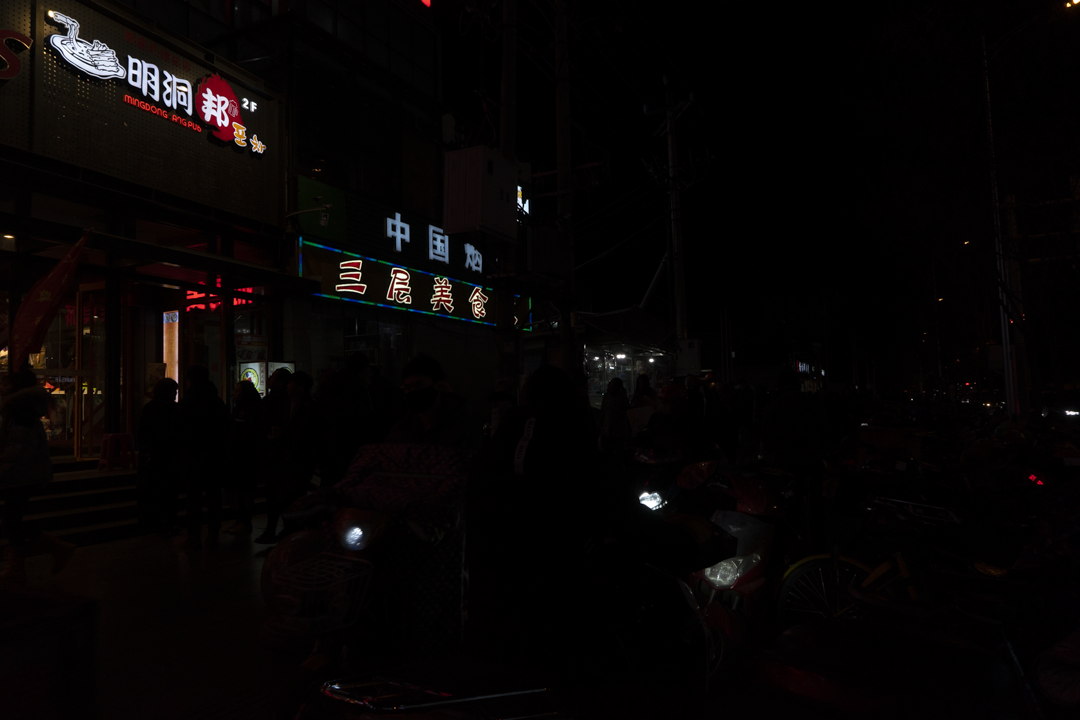
#> input picture Computer_Vision/VLight_Code/assets/input_images/street_scene.png, 1080 x 720 px
$ python run_vlight_vs_vevid.py
#> lines starting #> are read from the running program, lines starting #| are printed output that depends on the picture
### Computer_Vision/VLight_Code/phycv/vlight.py
import numpy as np
import cv2

from .utils import normalize

class VLight:
    def __init__(self, row=None, col=None):
        """Initialize the VLight class

        Args:
            row (int, optional): height of the image to be processed. Defaults to None.
            col (int, optional): width of the image to be processed. Defaults to None.
        """
        self.row = row
        self.col = col
        self.vlight_lut = None
        self.v = None

    def generate_vlight_lut(self, v):
        """
        Generates and updates the lookup table for VLight based on the parameter v.
        The LUT is kept in floating-point precision for accurate calculations.

        Args:
        - v (float): VLight parameter.
        """
        if self.v == v and self.vlight_lut is not None:
            return

        b = 1 / (5 * v + 0.05)
        G = 1 - v**2

        # Generate LUT using vectorized operations for efficiency
        pixel_values = np.linspace(0, 1, 256, dtype=np.float32)
        lut_values = np.arctan2(-G * (pixel_values + b), pixel_values)
        lut_values = np.interp(lut_values, (lut_values.min(), lut_values.max()), (0, 255)).astype(np.uint8)

        self.vlight_lut = lut_values
        self.v = v

    def load_img(self, img_file=None, img_array=None):
        """load the image from an ndarray or from an image file

        Args:
            img_file (str, optional): path to the image. Defaults to None.
            img_array (np.ndarray, optional): image in the form of np.ndarray. Defaults to None.
        """
        if img_array is not None:
            # directly load the image from numpy array
            self.img_bgr = img_array
            self.row = img_array.shape[0]
            self.col = img_array.shape[1]
        else:
            # load the image from the image file
            self.img_bgr = cv2.imread(img_file)
            if not self.row and not self.col:
                self.row = self.img_bgr.shape[0]
                self.col = self.img_bgr.shape[1]
            else:
                self.img_bgr = cv2.resize(self.img_bgr, [self.col, self.row])

        # Check and convert float images to 8-bit if in range [0, 1]
        if self.img_bgr.dtype == np.float32 or self.img_bgr.dtype == np.float64:
            self.img_bgr = (self.img_bgr * 255).astype(np.uint8)

    def apply_kernel(self, v, color=False, lut=True):
        """
        Override the apply_kernel method to use the LUT-based approach for faster processing.

        Args:
        - img_array (np.ndarray): Input image array in BGR format.
        - v (float): VLight parameter for LUT generation.
        - color (bool, optional): Whether to apply the transformation to the S (color) channel instead of V. Defaults to False.
        - lut (bool, optional): Whether to apply the lut acceleration or not, defaults to True
        Returns:
        - np.ndarray: Enhanced image in BGR format.
        """
        if color:
            channel = 1
        else:
            channel = 2

        if lut is True:
            # Convert the image from BGR to HSV
            self.img_hsv = cv2.cvtColor(self.img_bgr, cv2.COLOR_BGR2HSV)

            # Generate the LUT based on the vlight parameter
            self.generate_vlight_lut(v)

            # Apply LUT to the selected channel (V or S)
            self.img_hsv[:, :, channel] = cv2.LUT(self.img_hsv[:, :, channel], self.vlight_lut)

            # Convert the image back to BGR format
            self.vlight_output = cv2.cvtColor(self.img_hsv, cv2.COLOR_HSV2BGR)
        else:
            self.img_hsv = cv2.cvtColor(self.img_bgr, cv2.COLOR_BGR2HSV) / 255.0
            vlight_input = self.img_hsv[:, :, channel]
            b = 1 / (5 * v + 0.05)
            G = 1 - v**2
            vlight_phase = np.arctan2(-G * (vlight_input + b), vlight_input)
            vlight_phase_norm = normalize(vlight_phase)
            self.img_hsv[:, :, channel] = vlight_phase_norm
            self.img_hsv = (self.img_hsv * 255).astype(np.uint8)
            self.vlight_output = cv2.cvtColor(self.img_hsv, cv2.COLOR_HSV2BGR)

    def run(self, img_file, v, color=False, lut=True):
        """run the VLight algorithm

        Args:
            - img_file (str): path to the image
            - v (float): VLight Parameteter
            - color (bool, optional): whether to run color enhancement. Defaults to False.
            - lut (bool, optional): Whether to apply the lut acceleration or not, defaults to True
        Returns:
            np.ndarray: enhanced image
        """
        self.load_img(img_file=img_file)
        self.apply_kernel(v=v, color=color, lut=lut)

        return self.vlight_output

    # [14 lines left out: function run_img_array, not called in this run]

### Computer_Vision/VLight_Code/phycv/vevid.py
import cv2
import numpy as np
from numpy.fft import fft2, fftshift, ifft2

from .utils import cart2pol, normalize


class VEVID:
    def __init__(self, h=None, w=None):
        """initialize the VEVID CPU version class

        Args:
            h (int, optional): height of the image to be processed. Defaults to None.
            w (int, optional): width of the image to be processed. Defaults to None.
        """
        self.h = h
        self.w = w

    def load_img(self, img_file=None, img_array=None):
        """load the image from an ndarray or from an image file

        Args:
            img_file (str, optional): path to the image. Defaults to None.
            img_array (np.ndarray, optional): image in the form of np.ndarray. Defaults to None.
        """
        if img_array is not None:
            # directly load the image from numpy array
            self.img_bgr = img_array
            self.h = img_array.shape[0]
            self.w = img_array.shape[1]
        else:
            # load the image from the image file
            self.img_bgr = cv2.imread(img_file)
            if not self.h and not self.w:
                self.h = self.img_bgr.shape[0]
                self.w = self.img_bgr.shape[1]
            else:
                self.img_bgr = cv2.resize(self.img_bgr, [self.w, self.h])

        self.img_hsv = cv2.cvtColor(self.img_bgr, cv2.COLOR_BGR2HSV) / 255.0

    def init_kernel(self, S, T):
        """initialize the phase kernel of VEViD

        Args:
            S (float): phase strength
            T (float): variance of the spectral phase function
        """
        # create the frequency grid
        u = np.linspace(-0.5, 0.5, self.h)
        v = np.linspace(-0.5, 0.5, self.w)
        [U, V] = np.meshgrid(u, v, indexing="ij")
        # construct the kernel
        [self.THETA, self.RHO] = cart2pol(U, V)
        self.vevid_kernel = np.exp(-self.RHO**2 / T)
        self.vevid_kernel = (self.vevid_kernel / np.max(abs(self.vevid_kernel))) * S

    def apply_kernel(self, b, G, color=False, lite=False):
        """apply the phase kernel onto the image

        Args:
            b (float): regularization term
            G (float): phase activation gain
            color (bool, optional): whether to run color enhancement. Defaults to False.
            lite (bool, optional): whether to run VEViD lite. Defaults to False.
        """
        if color:
            channel_idx = 1
        else:
            channel_idx = 2
        vevid_input = self.img_hsv[:, :, channel_idx]
        if lite:
            vevid_phase = np.arctan2(-G * (vevid_input + b), vevid_input)
        else:
            vevid_input_f = fft2(vevid_input + b)
            img_vevid = ifft2(vevid_input_f * fftshift(np.exp(-1j * self.vevid_kernel)))
            vevid_phase = np.arctan2(G * np.imag(img_vevid), vevid_input)
        vevid_phase_norm = normalize(vevid_phase)
        self.img_hsv[:, :, channel_idx] = vevid_phase_norm
        self.img_hsv = (self.img_hsv * 255).astype(np.uint8)
        self.vevid_output = cv2.cvtColor(self.img_hsv, cv2.COLOR_HSV2BGR)

    def run(self, img_file, S, T, b, G, color=False):
        """run the full VEViD algorithm

        Args:
            img_file (str): path to the image
            S (float): phase strength
            T (float): variance of the spectral phase function
            b (float): regularization term
            G (float): phase activation gain
            color (bool, optional): whether to run color enhancement. Defaults to False.

        Returns:
            np.ndarray: enhanced image
        """
        self.load_img(img_file=img_file)
        self.init_kernel(S, T)
        self.apply_kernel(b, G, color, lite=False)

        return self.vevid_output

    # [36 lines left out: functions run_lite, run_array, not called in this run]

### Computer_Vision/VLight_Code/phycv/utils.py
import numpy as np


def normalize(x):
    """normalize the input to 0-1

    Args:
        x (np.ndarray or torch.Tensor): input array or tensor

    Returns:
        np.ndarray or torch.Tensor
    """
    return (x - x.min()) / (x.max() - x.min())


def cart2pol(x, y):
    """convert cartesian coordiates to polar coordinates

    Args:
        x (np.ndarray): cartesian coordinates in x direction
        y (np.ndarray): cartesian coordinates in y direction

    Returns:
        tuple: polar coordinates theta and rho
    """
    theta = np.arctan2(y, x)
    rho = np.hypot(x, y)
    return (theta, rho)


# [48 lines left out: functions denoise, morph, not called in this run]

### Computer_Vision/VLight_Code/run_vlight_vs_vevid.py
import os
import cv2
import matplotlib.pyplot as plt
from PIL import Image

from phycv.vlight import VLight
from phycv.vevid import VEVID

def main():
    # indicate image file, height and width of the image
    img_file = "./assets/input_images/street_scene.png"
    original_image = cv2.imread(img_file)  # Load the original image in BGR format
#> original_image is the input picture: shape (720, 1080, 3); mean B, G, R 4.8, 4.8, 7.6
    output_path = "./output/"
    if not os.path.exists(output_path):
        os.makedirs(output_path)

    # VLight parameters
    v = 0.90

    # Run VLight CPU version (expects and outputs BGR)
    vlight_cpu = VLight()
    vlight_output_cpu = vlight_cpu.run(img_file=img_file, v=v, color=False, lut=True)
#> in apply_kernel, `self.img_hsv = cv2.cvtColor(self.img_bgr, cv2.COLOR_BGR2HSV)`: self.img_hsv: shape (720, 1080, 3); mean H, S, V 65.1, 178.4, 8
#> in apply_kernel, `self.img_hsv[:, :, channel] = cv2.LUT(self.img_hsv[:, :, channel], sel..`: self.img_hsv: shape (720, 1080, 3); mean H, S, V 65.1, 178.4, 64.2
#> in apply_kernel, `self.vlight_output = cv2.cvtColor(self.img_hsv, cv2.COLOR_HSV2BGR)`:
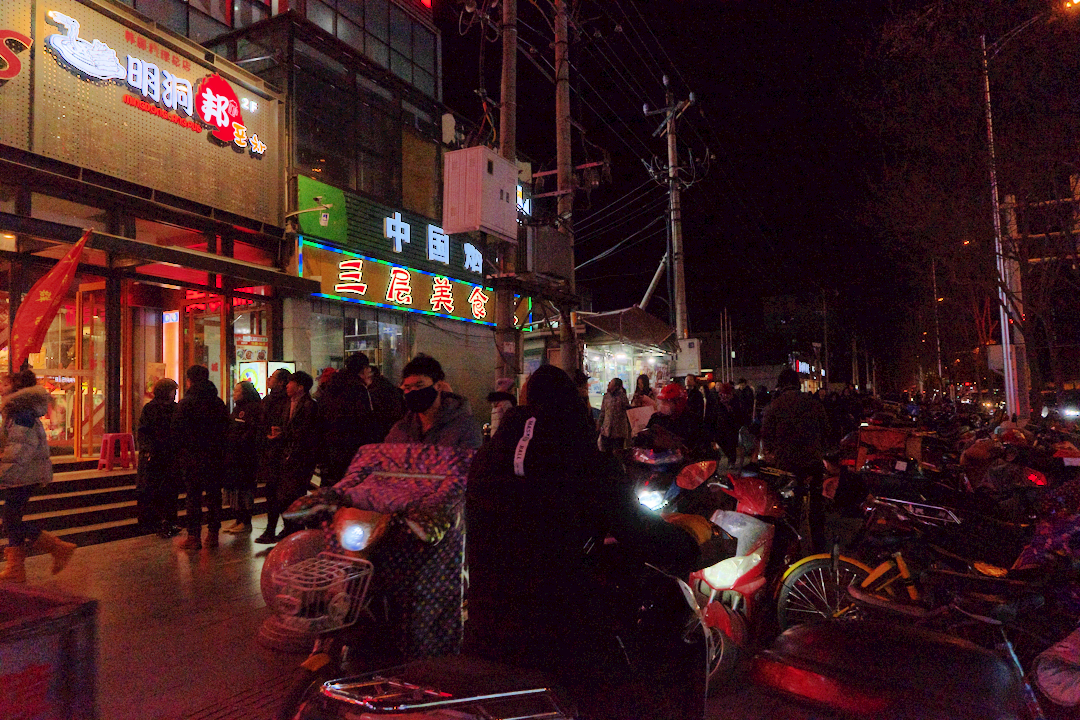
#> self.vlight_output: shape (720, 1080, 3); mean B, G, R 31.9, 30.7, 62.9

    # Run VEViD CPU version (expects and outputs BGR)
    vevid_cpu = VEVID()
    vevid_output_cpu = vevid_cpu.run(img_file=img_file, S=1, T=0.01, b=(1 / (5 * v + 0.05)), G=(1 - v**2))
#> in cart2pol, `theta = np.arctan2(y, x)`:
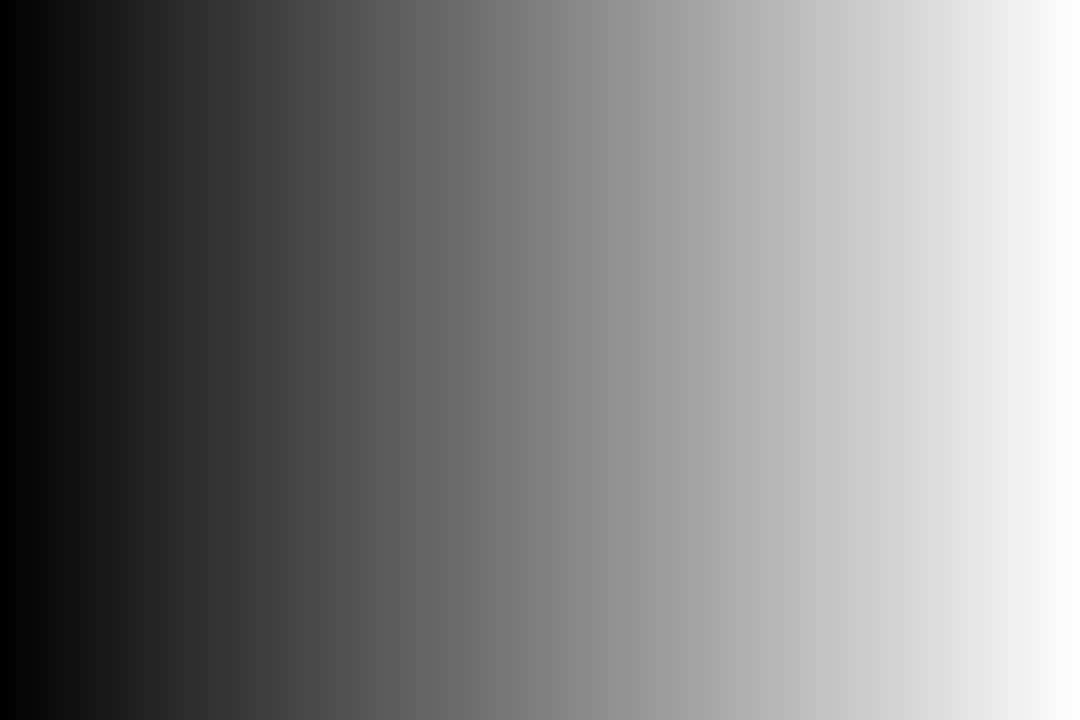
#> y: shape (720, 1080) float64; min -0.5, max 0.5, mean 1.2e-17; drawn with min black and max white
#> in cart2pol, `rho = np.hypot(x, y)`:
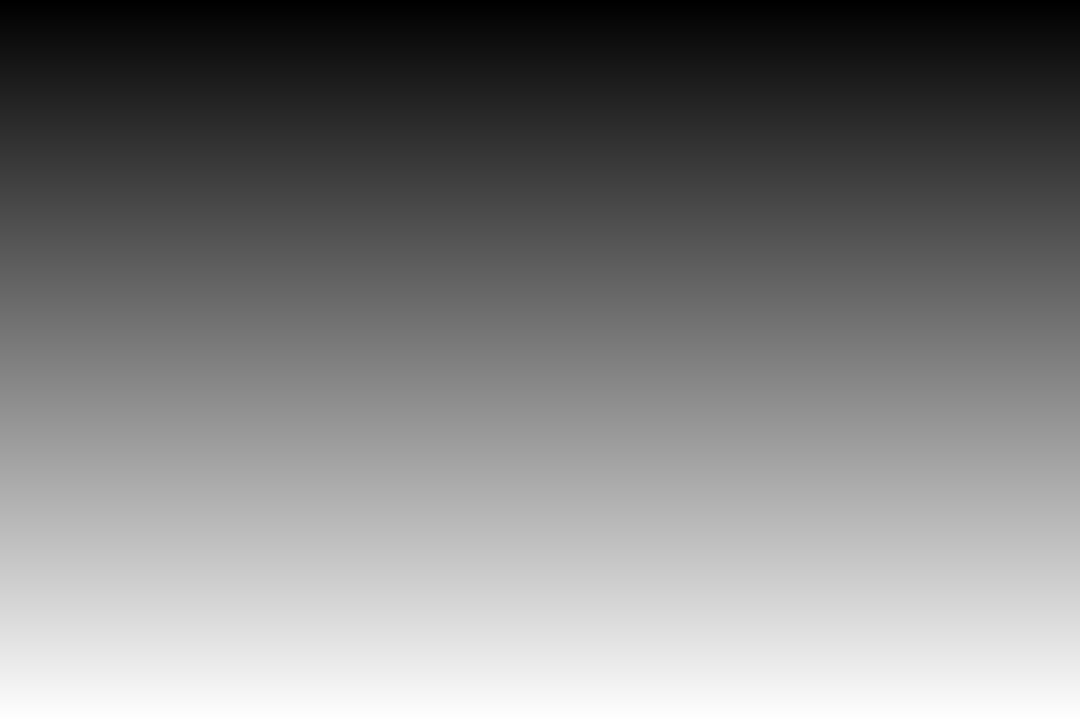
#> x: shape (720, 1080) float64; min -0.5, max 0.5, mean -4.27e-17; drawn with min black and max white
#> in apply_kernel, `vevid_phase = np.arctan2(G * np.imag(img_vevid), vevid_input)`:
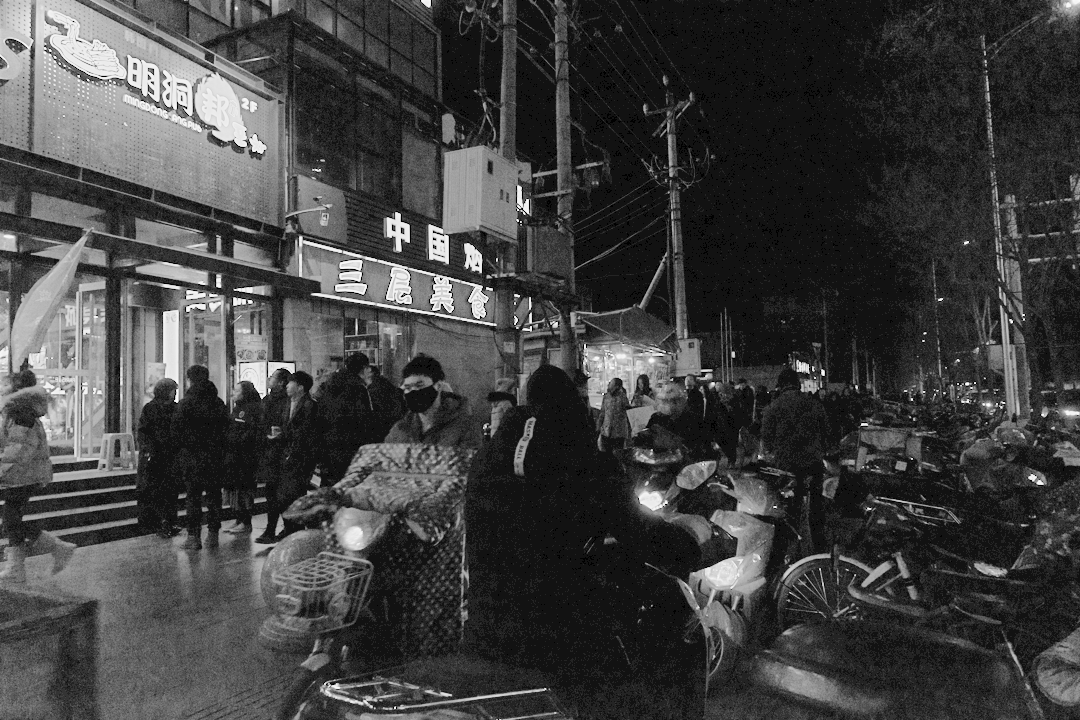
#> vevid_phase: shape (720, 1080) float64; min -1.57, max -0.0652, mean -1.19; drawn with min black and max white
#> in apply_kernel, `self.img_hsv[:, :, channel_idx] = vevid_phase_norm`:
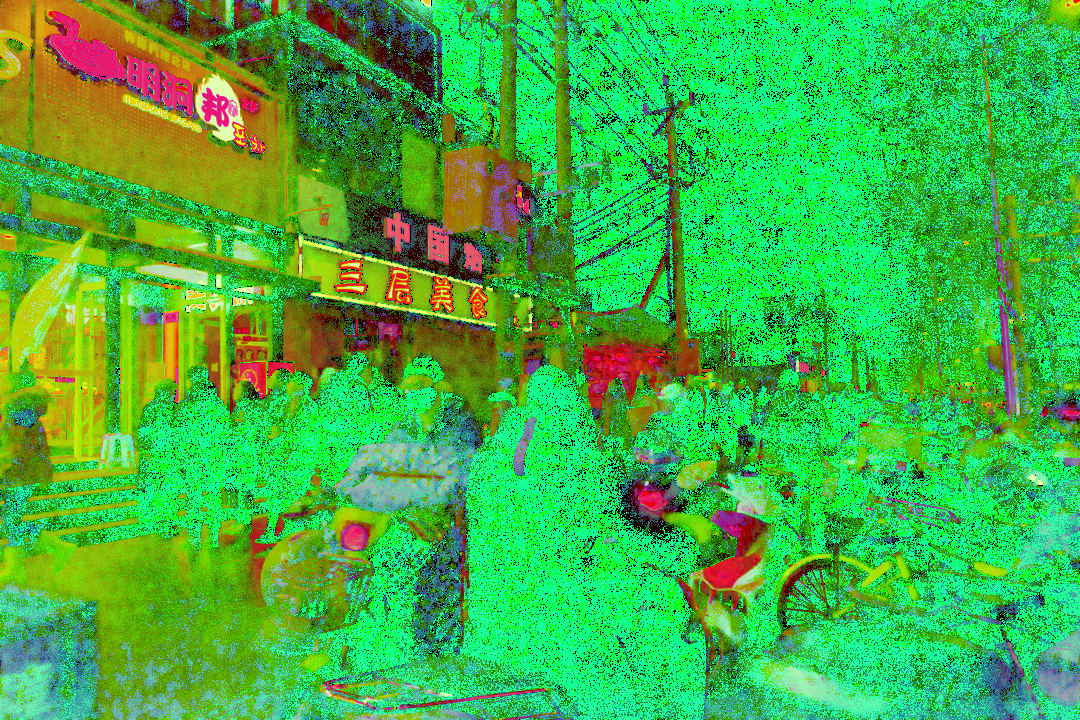
#> self.img_hsv: shape (720, 1080, 3) float64; mean B, G, R 0.255, 0.7, 0.254

    # Visualize the results
    f, axes = plt.subplots(1, 3, figsize=(18, 8))  # 3 images, so adjust figure size

    # Display original BGR image (converted to RGB for visualization)
    axes[0].imshow(cv2.cvtColor(original_image, cv2.COLOR_BGR2RGB))
    axes[0].axis("off")
    axes[0].set_title("Original Image")

    # Display VLight output (converted to RGB for visualization)
    axes[1].imshow(cv2.cvtColor(vlight_output_cpu, cv2.COLOR_BGR2RGB))
    axes[1].axis("off")
    axes[1].set_title("PhyCV Low-Light Enhancement")

    # Display Vevid image (converted to RGB for visualization)
    axes[2].imshow(cv2.cvtColor(vevid_output_cpu, cv2.COLOR_BGR2RGB))
    axes[2].axis("off")
    axes[2].set_title("VEViD Image")

    # Save the figure with all three images displayed side by side
    plt.savefig(os.path.join(output_path, "VLight_VEViD_compare.jpg"), bbox_inches="tight")
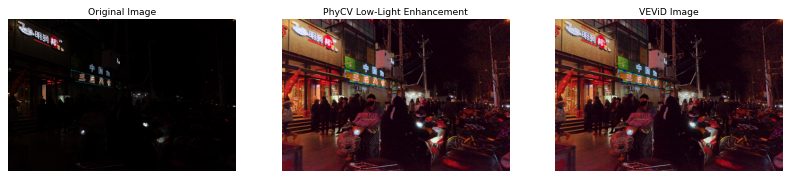
#> figure drawn by matplotlib, 3 panels

    # Save the VLight output in BGR format as a separate image
    vlight_cpu_result = Image.fromarray(cv2.cvtColor(vlight_output_cpu, cv2.COLOR_BGR2RGB))
    vlight_cpu_result.save(os.path.join(output_path, "VLight_CPU_output.jpg"))

if __name__ == "__main__":
    main()
